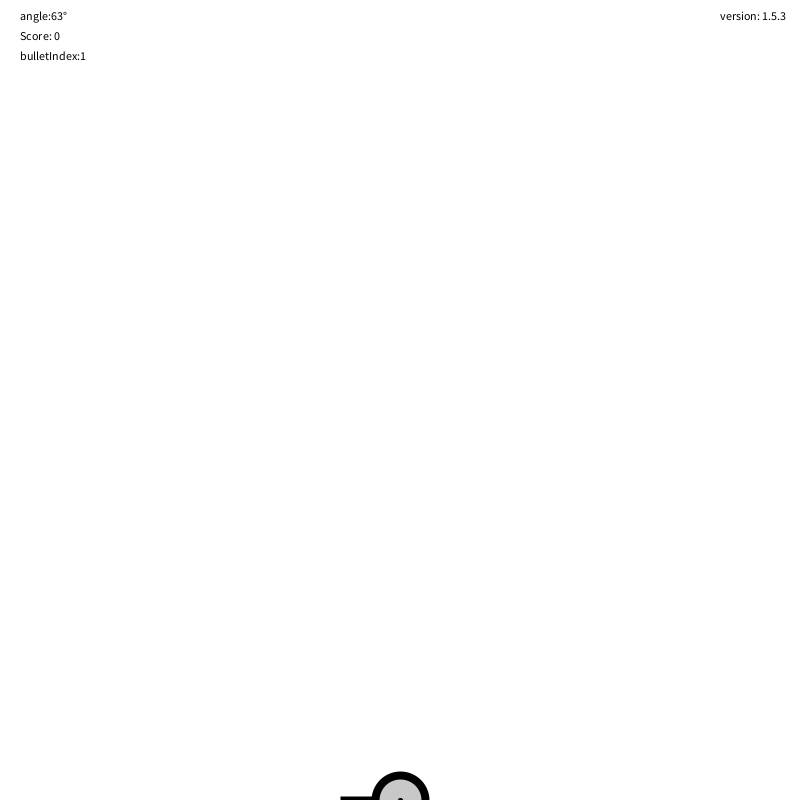
Frame 1 (no input)
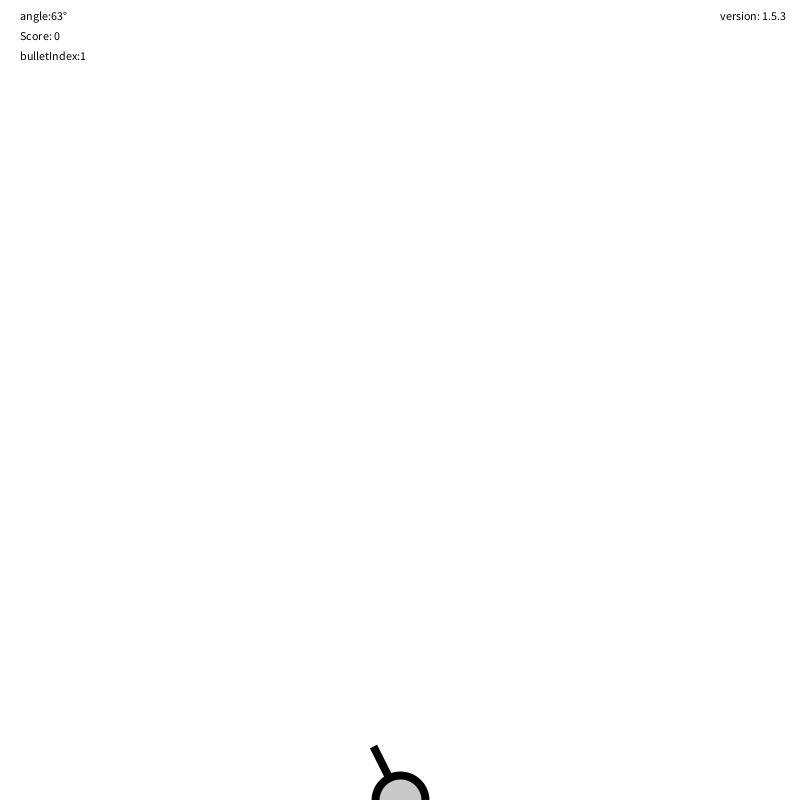
Frame 60 (the mouse pressed at the canvas centre just before this capture)
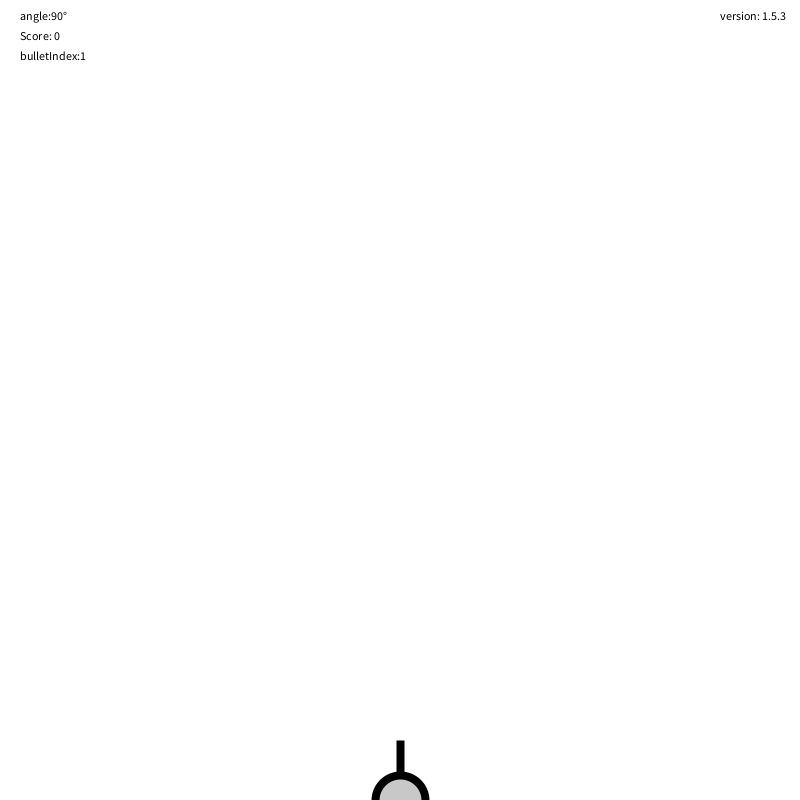
Frame 120 (the mouse held since frame 60 and released just before this capture)

The Processing sketch that drew these frames (run headless with seeded random() and noise(); from frame 60 on, the mouse is pressed at the canvas centre):

// Processing sketch: turret2
// ── turret2.pde

/*-------------------------------------------------------------
//                                                            //
//  Coding dojo  - Turret av: Alrik He    v.2                 //
//  Arduino verstad Malmö                                     //
//   av: A H                                                  //
//      2014-09-21                                            //
//                                                            //
//                                                            //
 --------------------------------------------------------------*/
final String version= " 1.5.3";

bullets bullet1, bullet2, bullet3;
float angle= 180, mouseAngle, cooldown, cooldownMax;
int score=0;
int bulletIndex=0;
boolean mouseHold;


void setup() {
  bullet1= new bullets(width/2, height, 105, 2, 80, 5);
  bullet2= new bullets(width/2, height, 105, 2, 80, 5);
  //bullet= new bullets[0];
  bulletIndex++;
  cooldown=5;
  background(255, 255, 255);
  size(800, 800);
  cursor(CROSS);

  strokeWeight(8);
}

//---------------------------------------------------------------------LOOP------------------------------------------------------------------------------------



void draw() {
  
  background(255);

    displayCooldown();
  strokeCap(SQUARE);
  strokeWeight(8);  float x = cos(radians(angle)) * 60;
  float y = sin(radians(angle)) * 60;
  line(width/2, height, x+width/2, y+height);
  ellipse(width/2, height, 50, 50);
  //------------------------
  float deltaX = mouseX - (width/2);
  float deltaY = mouseY - (height);

  angle = -( atan(deltaX/deltaY));
  angle *= 57.2957795; // radiens convert to degrees
  angle += 270;

  fill(0);

  bullet1.draw();
  bullet2.draw();
  /*
   for(int i=0;i<bulletIndex;i++){
   bullet[i].draw();
   }
   */
    if(cooldown>0){
  cooldown--; // cooling down by frame
    }
    
  displayInfo();

}

//---------------------------------------------------------------------functions------------------------------------------------------------------------------------



void  keyPressed() {
  if (cooldown<=0) {
    if (key==' ') {
       shoot();
      
    }
    if (key==ENTER) {
     heavyShoot();
    }
  }


  if (key==LEFT) {
    angle=angle-2;
  }  
  if (key==RIGHT) {
    angle=angle+2;
  }
}


void mousePressed() {
  if (mouseButton == LEFT ) {
    if (cooldown<=0) {
      shoot();
      addScore();
   
    }
      
       
  } else{ mouseHold=false;}

  if (mouseButton == RIGHT) {
    if (cooldown<=0) {
      heavyShoot();
      addScore();
    }
  }
}

void heavyShoot() {
  //bullet[bulletIndex +1]= new bullets(width/2,height,angle,60);
  background(225,20,0);
  
  bullet1= new bullets(width/2, height, angle, 60, 80, 10);
  bulletIndex++;
  cooldownMax=50;
  cooldown=50;
}

void shoot() {
  //bullet[bulletIndex +1]= new bullets(width/2,height,angle,60);
  bullet1= new bullets(width/2, height, angle, 30, 40, 5);
  bulletIndex++;
    cooldownMax=15;
  cooldown= 15;
}

void displayInfo() {

  text("angle:" + round(angle - 180) + '°', 20, 20);
  text("Score: " + score, 20, 40);
  text("bulletIndex:" + bulletIndex, 20, 60);
   text("version:" + version, width - 80, 20);
}

void displayCooldown(){
rectMode(CENTER);
fill(200);
noStroke();
  rect(width/2,height,(width/cooldownMax) * cooldown,20);
stroke(0);
}

void addScore() {
  score++;
}


// ── bullets.pde
class bullets{

  int deathTimer,timeLimit= 50, tail=10 , weight=5;
  float hitLenth=10;
  float x,y, x2,y2,vx, vy, a , v;
  
  bullets(float tempX , float tempY  ,float tempAngle , int tempv , int tempTail, int tempWeight){
  x= tempX ;
  y= tempY ;
  x2= tempX ;
  y2= tempY ;
  a= tempAngle -270;
  v= tempv;
  tail= tempTail;
  deathTimer= 0;
  weight=tempWeight;
  float k = tempAngle;
  vx= sin(-a/57.2957795);
  vy=cos(a/57.2957795);
  }
  
  
  void draw(){
    strokeWeight(weight);
    strokeCap(ROUND);
    line(x,y,x2-vx*tail,y2-vy*tail);
    
    x-=vx*v;
    y-=vy*v;
    
     x2-=vx*v;
    y2-=vy*v;
    deathTimer++;
  
  }
  
    
    /*
    void removeBullets(){
      
          while(bullets.size() > 999){
            bullets.remove(0);
          }
              if(deathTimer > timeLimit){
             bullets.remove(0);
          }
          
    }
  */
 
}
